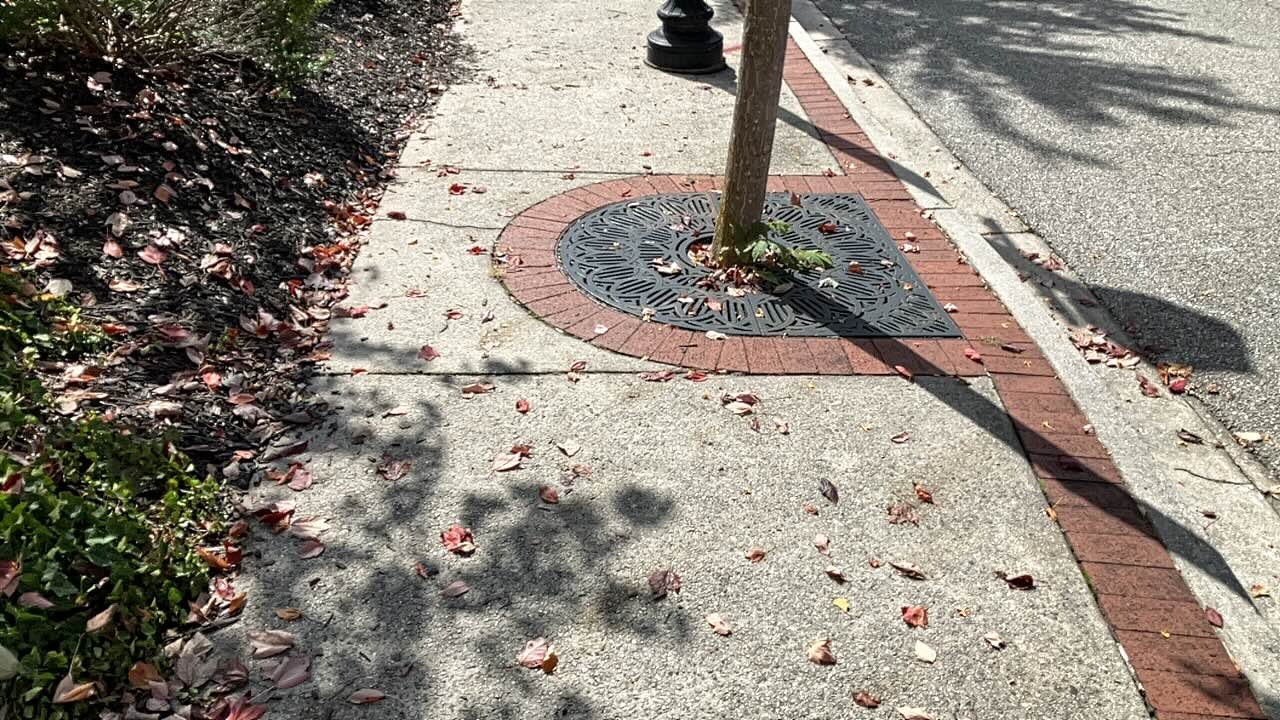
#> input picture Final Submission Folder/Pinhole/1758997612945.jpg, 1280 x 720 px
$ python pinhole.py
#> lines starting #> are read from the running program, lines starting #| are printed output that depends on the picture
#!/usr/bin/env python3

import os
import math
import numpy as np
import cv2

# image file management
image_file = "1758997612945.jpg"

# camera extrinsics
cam_height = 5 * 0.3048 # camera height in meters (5 feet)

# pitch is rotation about the x axis that maps world->camera.
pitch_deg = math.radians(-70.0)  # -70 => 70 up from horizontal = 20 downfrom vertical

t = np.array([0.0, 0.0, float(cam_height)], dtype=float).T # camera center in world coords
R = np.array([[1, 0, 0],
              [0, math.cos(pitch_deg), -math.sin(pitch_deg)],
              [0, math.sin(pitch_deg), math.cos(pitch_deg)]], dtype=float) # rotation about x axis

'''
Use -70 because R is from world to camera coords, so negative pitch tilts camera 'up' relative to ground plane
'''

T = -R @ t # translation vector from world to camera coords

# camera intrinsics

'''
K = [[1030.21,    0.0, 640.0],
     [   0.0, 1030.21, 360.0],
     [   0.0,    0.0,   1.0]]
'''

focal_length = 1030.21 # focal length in pixels
sensor_width = 3.99 # sensor width in mm

cx = 1280 / 2.0
cy = 720 / 2.0
K = np.array([[focal_length, 0, cx],
              [0, focal_length, cy],
              [0,   0,  1]], dtype=float)
Kinv = np.linalg.inv(K)

# read image (defaults to BGR format)
img = cv2.imread(image_file)
#> img is the input picture: shape (720, 1280, 3); mean B, G, R 123.1, 133.3, 140.5
if img is None:
    print("Failed to read image:", image_file)
    exit(1)

h_img, w_img, _ = img.shape
#> h_img = 720; w_img = 1280
img_rgb = cv2.cvtColor(img, cv2.COLOR_BGR2RGB) # convert to RGB


# Create ORTHOPHOTO image via homography
# H = K [R | T] t

print("Creating homography")
# construct homography from ground plane (Z=0): H = K [r1 r2 t] [X Y Z 1]'
H = K @ np.hstack([R[:, 0].reshape(3, 1), R[:, 1].reshape(3, 1), t.reshape(3,1)])  # 3x3, columns are 1 and 2 of R, and t


# create output orthophoto image grid
ortho_scale = 0.005 # 5 millimeters per pixel
ortho_width = int(w_img)
#> ortho_width = 1280
ortho_height = int(h_img)
#> ortho_height = 720
ortho_img = np.zeros((ortho_height, ortho_width, 3), dtype=np.uint8)

# the orthophoto grid MUST cover an area big enough to include ALL the ground points when backprojected to the original image
# compute ground-plane size by backprojecting the image corners to the ground
corners_pix = np.array([[0.0, 0.0, 1.0],
                        [w_img - 1.0, 0.0, 1.0],
                        [w_img - 1.0, h_img - 1.0, 1.0],
                        [0.0, h_img - 1.0, 1.0]]).T  # 3x4

v_c_corners = Kinv @ corners_pix # camera directions
v_w_corners = R.T @ v_c_corners # world directions
v_wz_c = v_w_corners[2, :] # z component of the direction vector
#> v_wz_c = [0.0137, 0.0137, 0.669, 0.669]
v_wz_c_safe = np.where(np.abs(v_wz_c) < 1e-9, 1e-9, v_wz_c) # avoid div by zero
#> v_wz_c_safe = [0.0137, 0.0137, 0.669, 0.669]
s_c = -t[2] / v_wz_c_safe # scale value to ground plane
#> s_c = [-111.6, -111.6, -2.28, -2.28]
s_c = np.where(s_c > 0, s_c, 0.0) # only keep positive scales, in front of camera

Xc = t[0] + s_c * v_w_corners[0, :] # x values of ground points
Yc = t[1] + s_c * v_w_corners[1, :] # y values of ground points
xmin, xmax = float(np.min(Xc)), float(np.max(Xc)) # ground corner values
ymin, ymax = float(np.min(Yc)), float(np.max(Yc))

# add symmetric padding: give much more room at the top and extra on the sides to fit whole image
# (not optimized based on camera rotation, but suffices as hardcoded)
# make asymmetric for a better fit if needed
# future improvement: compute exact needed bounds based on camera pose, automatically
padding = 2.5
xmin -= padding
xmax += padding
ymin -= padding
ymax += padding

# compute orthophoto pixel dimensions from world corners and desired scale
ortho_width = max(1, int(np.ceil((xmax - xmin) / ortho_scale))) # at least 1 pixel wide.
ortho_height = max(1, int(np.ceil((ymax - ymin) / ortho_scale)))

# create world grid (X_world, Y_world) matching orthophoto pixels
xs = np.arange(ortho_width, dtype=np.float64)
ys = np.arange(ortho_height, dtype=np.float64)
Xg, Yg = np.meshgrid(xs, ys, indexing='xy')   # orthophoto grid (cols, rows)

X_world = xmin + (Xg.ravel() * ortho_scale)  # flatten ground pounts to 1D arrays, then scale every element
Y_world = ymin + (Yg.ravel() * ortho_scale)
ones_world = np.ones_like(X_world)
# create 3xN homogeneous world points (X, Y, 1) so H can multiply them
world_pts = np.stack([X_world, Y_world, ones_world], axis=0)  # 3xN homogeneous coords

# project using H (3x4)
projection = H @ world_pts

# GPT-5 help for these lines, preparing for image creation via cv2.remap:

# normalize homogeneous coordinates
w = projection[2, :]
w_nonzero = np.where(w == 0, 1e-10, w) # avoid div by zero
proj = projection / w_nonzero

# map to original image pixel coordinates and reshape to orthophoto grid
xs_proj = proj[0, :].reshape(ortho_height, ortho_width).astype(np.float32) # get x (column) coordinates
ys_proj = proj[1, :].reshape(ortho_height, ortho_width).astype(np.float32)

# create a 2-channel map (HxWx2) for cv2.remap
map_proj = np.stack([xs_proj, ys_proj], axis=-1).astype(np.float32)

# create orthophoto image via remapping with cv2.remap (provide 2-channel map and map2=None)
orthophoto = cv2.remap(img_rgb, map_proj, None, interpolation=cv2.INTER_LINEAR, borderMode=cv2.BORDER_CONSTANT, borderValue=(0,0,0))
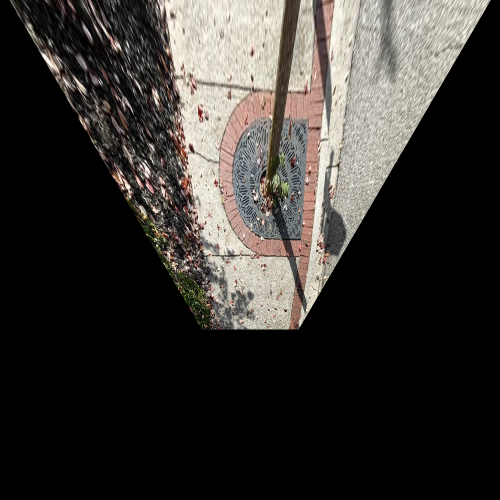
#> orthophoto: shape (1000, 1000, 3) (shown at 1/2 size); mean R, G, B 55.3, 52.3, 48.9
# details from https://docs.opencv.org/4.x/da/d54/group__imgproc__transform.html

# save orthophoto image
# change back to BGR for saving with OpenCV
orthophoto = cv2.cvtColor(orthophoto, cv2.COLOR_RGB2BGR)
output_filename = "output_ortho.png"
cv2.imwrite(output_filename, orthophoto)
print("Successful.")
